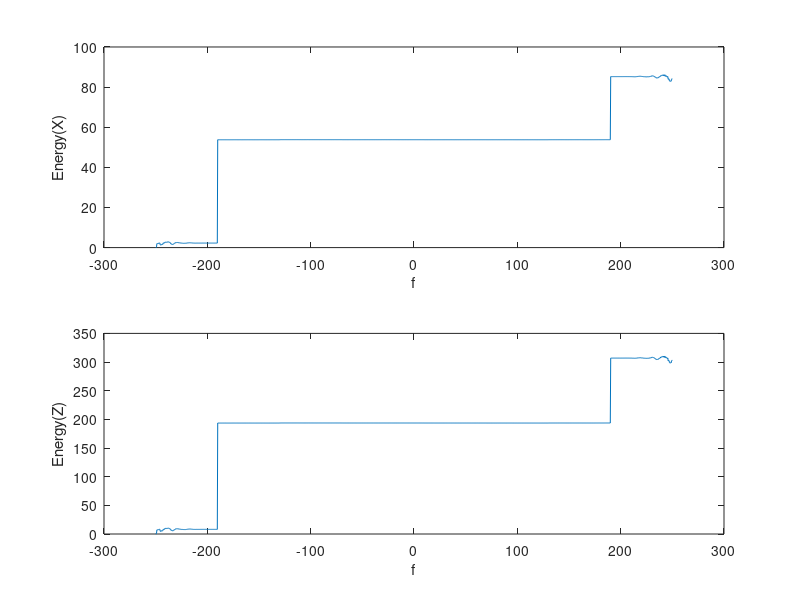

Reproduce this figure in MATLAB.
ecg_signal=load("ecg_signal.mat");
x=ecg_signal.ecg;
t=ecg_signal.t;
m=[0.8,0.9];
C=133*10^(-9);
R=10000;
N=length(x);
f= linspace(-250, 250, N);
w=2*pi*f;
H2=((1+m(2))*((2*i*w*R*C).^2+1))./((2*i*w*R*C).^2+4*(1-m(2))*i*w*R*C+1);
X=fft(x);
Z=X'.*H2;
z=ifft(Z);


Energyx(1)=0;
Energyz(1)=0;
for i=2:N
Energyx(i)=Energyx(i-1)+(X(i))^2;
Energyz(i)=Energyz(i-1)+(Z(i))^2;
end



subplot(2,1,1)
plot(f,abs(Energyx/N))
xlabel('f')
ylabel('Energy(X)')


subplot(2,1,2)
plot(f,abs(Energyz/N))
xlabel('f')
ylabel('Energy(Z)')

